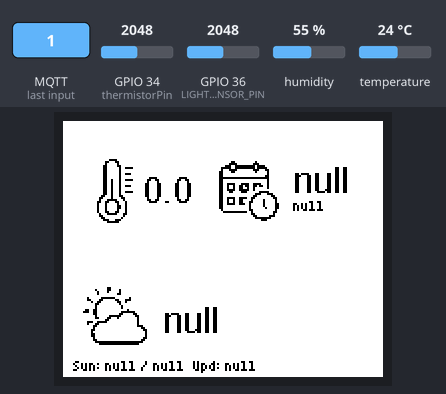
Bench run of a program on a simulated ESP32. Parts: 160×128 colour display. The test bench sets the inputs (shaded band); at power-on: GPIO 36 (LIGHT_SENSOR_PIN) = 2048, GPIO 34 (thermistorPin) = 2048, humidity 55 %, temperature 24 °C. WiFi joins after 1.5 s; servers stay silent unless stated; random numbers use the default seed unless the program sets one; no MQTT or app messages arrive unless stated; not simulated (calls return 0 or success): credentials.h; what the program prints to the serial monitor is not drawn.

3.4 s: MQTT message "1" arrives on the second subscribed topic
Above: at 5.8 s.
6.8 s: GPIO 36 (LIGHT_SENSOR_PIN) set to 2540
14.5 s: MQTT message "openweathermap" arrives on the first subscribed topic
17.8 s: GPIO 36 (LIGHT_SENSOR_PIN) set to 1228
23.9 s: MQTT message "1" arrives on the first subscribed topic
Timing chart, 0 to 26.9 s (numbered marks = the images above; inputs shaded):
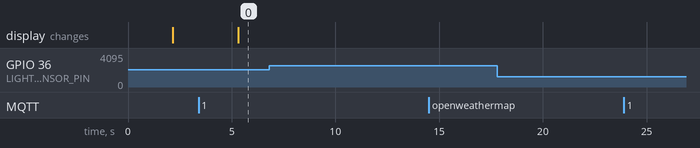

Measured:
- after the input at 3.4 s, the display: changes after 1.9 s (image 0)
- after the input at 6.8 s, every drawn part: stays the same
- after the input at 14.5 s, every drawn part: stays the same
- after the input at 17.8 s, every drawn part: stays the same
- after the input at 23.9 s, every drawn part: stays the same

The program:

main.cpp
```cpp
#include <Arduino.h>
#include <ArduinoJson.h>
#include <PubSubClient.h>
#include <DHT.h>
#include "wifimqtt.h"
#include "display.h"

//extern JsonDocument openweathermapDoc;

//extern einkDataTemplate einkData;


#define LIGHT_SENSOR_PIN 36 // GIOP36 (ADC0)

#define DHT11_PIN  26 // ESP32 pin GPIO26 connected to DHT11 sensor
DHT dht11(DHT11_PIN, DHT11);

// Thermistor setup
const int thermistorPin = 34;  // ADC Pin connected to the NTC Thermistor
const float referenceVoltage = 3.3;  // Reference voltage (3.3V)
const int seriesResistor = 10000;  // Series resistor value (10kΩ)
const float beta = 3950;  // Beta value for the thermistor (depends on the thermistor used)
const float tempNominal = 25.0;  // Nominal temperature at 25°C
const int resistanceNominal = 10000;  // Nominal resistance at 25°C (10kΩ)


void sendSensorsDataViaMQTT (float light, float themistorTEmp,float h, float tC, float tF) {

    Serial.print("Sending data via MQTT -> ");
    JsonDocument doc;
    doc["light"] = light;
    doc["thermistorTemp"] = themistorTEmp;
    doc["humidity"] = h;
    doc["tempC"] = tC;
    doc["tempF"] = tF;

    char buffer[256];
    serializeJson(doc, buffer);
    client.publish("sensors/data/weatherStation", buffer);

    return;
}

void setup() {
    // Serial communication at 115200 bits per second:
    Serial.begin(115200);

    // set the ADC attenuation to 11 dB (up to ~3.3V input)
    analogSetAttenuation(ADC_11db);

    dht11.begin(); // initialize the DHT11 sensor

    // Thermistor pin mode
    pinMode(thermistorPin, INPUT);

    connectAP();
    client.setServer(mqtt_server, 1883);
    client.setCallback(callback);


    // Display setup
    lcd.initR();      // Init ST7735S chip, black tab
    lcd.enableDisplay(true);        // Enable display
    lcd.setRotation(1);
    // Hello world
    //helloWorld();
    //delay(3000);
}

void loop() {
    if (!client.connected()) {
        reconnect();
    }
    if (!client.loop()) { // client not looping anymore with mqtt
        client.connect("ESP32-");
    }

    // reads the input on analog pin (value between 0 and 4095)
    int analogValue = analogRead(LIGHT_SENSOR_PIN);

    Serial.print("Analog Value = ");
    Serial.print(analogValue);

    // We'll have a few threshholds, qualitatively determined
    if (analogValue < 50) {
        Serial.println(" => Dark");
    } else if (analogValue < 500) {
        Serial.println(" => Dim");
    } else if (analogValue < 1500) {
        Serial.println(" => Light");
    } else if (analogValue < 2500) {
        Serial.println(" => Bright");
    } else {
        Serial.println(" => Very bright");
    }


    // Thermistor temperature calculation
    int adcValue = analogRead(thermistorPin);  // Read the ADC value (0-4095)
    float voltage = adcValue * (referenceVoltage / 4095.0);  // Convert ADC value to voltage
    float resistance = (seriesResistor * (referenceVoltage / voltage - 1));  // Calculate the resistance of the thermistor

    // Calculate temperature using the Steinhart-Hart equation or an approximation
    float thermistorTemperature = 1.0 / (log(resistance / resistanceNominal) / beta + 1.0 / (tempNominal + 273.15)) - 273.15;

    // Print the temperature in Celsius
    Serial.print("Temperature: ");
    Serial.print(thermistorTemperature);
    Serial.println(" C");


    // DHT11 sensor readings
    // read humidity
    float humi  = dht11.readHumidity();
    // read temperature in Celsius
    float tempC = dht11.readTemperature();
    // read temperature in Fahrenheit
    float tempF = dht11.readTemperature(true);

    // check whether the reading is successful or not
    if ( isnan(tempC) || isnan(tempF) || isnan(humi)) {
        Serial.println("Failed to read from DHT11 sensor!");

        sendSensorsDataViaMQTT(analogValue, thermistorTemperature,-1, -1, -1); // indicate error with -1 values
    } else {
        Serial.print("Humidity: ");
        Serial.print(humi);
        Serial.print("%");

        Serial.print("  |  ");

        Serial.print("Temperature: ");
        Serial.print(tempC);
        Serial.print("°C  ~  ");
        Serial.print(tempF);
        Serial.println("°F");

        // SendSensorsDataViaMQTT
        sendSensorsDataViaMQTT(analogValue, thermistorTemperature, humi, tempC, tempF);
    }


    // display update
    // lcd.fillScreen(ST7735_BLUE);
    // delay(3000);
    // lcd.fillScreen(ST7735_RED);
    // delay(3000);


    // showDisplayIcons();
    // if (einkData.show) {
    // Serial.println("Displaying e-ink data:");
    // Serial.println(einkData.temperature);
    // displayOpenWeathermap(einkData);
    // }
    // displayOpenWeathermap();
    // delay(3000);

    delay(3000);
}
```

display.h
```cpp
#include <Arduino.h>
#include <Adafruit_GFX.h>
#include <Adafruit_ST7735.h>

#include <GxEPD2_BW.h>
#include <GxEPD2_3C.h>
#include <GxEPD2_4C.h> // ...
#include <GxEPD2_7C.h> // ...
#include <Fonts/FreeMonoBold9pt7b.h> // ...
#include <Fonts/FreeSans9pt7b.h>
#include <Fonts/TomThumb.h>
#include "displayIcons.h"


// Define pins for the LCD
constexpr int Pin_LCD_CS = 5; //27;
constexpr int Pin_LCD_DC = 2; // A0 23;
constexpr int Pin_LCD_MOSI = 23; // 14;
constexpr int Pin_LCD_SCLK = 18; // 14;
constexpr int Pin_LCD_RST = 4; // 22;

// constexpr int Pin_LCD_MISO = 12;
// constexpr int Pin_LCD_MOSI = 13;

Adafruit_ST7735 lcd(Pin_LCD_CS, Pin_LCD_DC, Pin_LCD_MOSI, Pin_LCD_SCLK, Pin_LCD_RST);


// HelloWorld
const char HelloWorld[] = "Hello Mountus!";

void initDisplay()
{
  // initialize the ST7735; choose the initR/tab variant for your module if needed
  lcd.initR(INITR_BLACKTAB); // or INITR_144GREENTAB / other tab depending on module
  // lcd.setRotation(1);
  // lcd.fillScreen(ST7735_WHITE);
  // lcd.setFont(); // use default font; setFont(&FreeMonoBold9pt7b) if using GFX font
}

void helloWorld()
{
  lcd.setRotation(1);
  lcd.fillScreen(ST7735_WHITE);
  lcd.setFont(); // use default font; setFont(&FreeMonoBold9pt7b) if using GFX font
  lcd.setFont(&FreeMonoBold9pt7b);
  lcd.setTextColor(ST7735_BLACK);

  int16_t tbx, tby; uint16_t tbw, tbh;
  lcd.getTextBounds(HelloWorld, 0, 0, &tbx, &tby, &tbw, &tbh);
  uint16_t x = ((lcd.width() - tbw) / 2) - tbx;
  uint16_t y = ((lcd.height() - tbh) / 2) - tby;
  lcd.fillScreen(ST7735_WHITE);
  // Serial.println();
  // Serial.println("x: " + String(x) + " y: " + String(y));
  lcd.setCursor(x, y);
  lcd.print(HelloWorld);
}

void showDisplayIcons ()
{
  // Placeholder for displaying icons on the LCD
  lcd.setRotation(1);
  // lcd.fillScreen(ST7735_WHITE);
  //
  // lcd.setTextColor(ST7735_BLACK);
  //
  // lcd.drawBitmap(0, 0, (const uint8_t*)displayIcons, 160, 128, ST7735_BLACK);
  // bitmap uses 1-bits for background — draw inverted:
  lcd.fillScreen(ST7735_BLACK);
  lcd.drawBitmap(0, 0, (const uint8_t*)displayIcons, 160, 128, ST7735_WHITE);

  // Add display text next to icons
  lcd.setFont(&FreeSans9pt7b);
  lcd.setTextColor(GxEPD_BLACK);
  lcd.setCursor(40, 40);
  lcd.print("25");

  lcd.setCursor(115, 35);
  lcd.print("Sun");

  lcd.setCursor(50, 105);
  lcd.print("Cloudy");

  lcd.setFont(&TomThumb);
  lcd.setCursor(115, 45);
  lcd.print("09/11/25");


   delay(10000);

}


void displayOpenWeathermap(const einkDataTemplate &einkData)
{

  // Placeholder for displaying data from OpenWeathermap
  lcd.fillScreen(ST7735_BLACK);
  lcd.drawBitmap(0, 0, (const uint8_t*)displayIcons, 160, 128, ST7735_WHITE);

  // Add display text next to icons
  lcd.setFont(&FreeSans9pt7b);
  lcd.setTextColor(GxEPD_BLACK);
  lcd.setCursor(40, 40);
  lcd.print(einkData.temperature);

  lcd.setCursor(115, 35);
  lcd.print(einkData.day);

  lcd.setCursor(50, 105);
  lcd.print(einkData.weatherDescription);

  lcd.setFont(&TomThumb);
  lcd.setCursor(115, 45);
  lcd.print(einkData.date);

  lcd.setFont(&TomThumb);
  lcd.setCursor(5, 125);
  String lastRow = "Sun: " + einkData.sunrise + " / " + einkData.sunset + "  Upd: " + einkData.update;
  lcd.print(lastRow);


   delay(5000);
}
```

wifimqtt.h
```cpp
#include <Arduino.h>
#include <ArduinoJson.h>
#include <PubSubClient.h>
#include <WiFi.h>
#include "credentials.h"


struct einkDataTemplate {
    String temperature;
    String weatherDescription;
    String day;
    String date;
    String humidity;
    String sunrise;
    String sunset;
    String update;
    bool show;
} einkData;

extern void displayOpenWeathermap(const einkDataTemplate &einkData);


// MQTT Broker settings
String clientId = "ESP32-";
const char* mqtt_server = "54.242.182.252";
const char *mqttUser = "pealsen";
const char *mqttPassword = "Pealsen#17";
WiFiClient espClient;
PubSubClient client(espClient);

void reconnect() {
    // Loop until we're reconnected
    while (!client.connected()) {
    Serial.println("Attempting MQTT connection...");

    // Create a random client ID
    clientId += String(random(0xffff), HEX);

    // Attempt to connect
    if (client.connect(clientId.c_str(), mqttUser, mqttPassword)) {
        Serial.println("connected to MQTT");
        // Once connected, publish an announcement...

        // OUR specific subscription
        client.subscribe("sensors/data/weatherStation");
        client.subscribe("openweathermap");

    } else {
        Serial.print("failed, rc=");
        Serial.print(client.state());
        Serial.println(" try again in 5 seconds");
        // Wait 5 seconds before retrying
        delay(5000);
    }
    }
}


void callback(char* topic, byte* payload, unsigned int length) {
    // Serial.print("Message arrived [");

    String messageTemp;
    for (int i = 0; i < length; i++) {
        // Serial.print((char)payload[i]);
        messageTemp += (char)payload[i];
    }
    // Serial.println();

    if (String(topic) == "sensors/data/weatherStation") {
        Serial.print("Message from weatherStation: ");
        Serial.println(messageTemp);

        // Stream& input;

        JsonDocument doc;

        DeserializationError error = deserializeJson(doc, messageTemp);

        if (error) {
            Serial.print("deserializeJson() failed: ");
            Serial.println(error.c_str());
            return;
        }

        // const char* device = doc["device"]; // "ESP32 is a good MCU"
        // int temperature = doc["temperature"]; // 33
        // int humidity = doc["humidity"]; // 90
        // int lux = doc["lux"]; // 643

        // String output = String("Device: ") + String(device) + String(", Temp: ") + String(temperature) + String(", Humidity: ") + String(humidity) + String(", Lux: ") + String(lux);
        // Serial.println(output);

    }

    if (String(topic) == "openweathermap") {
        Serial.print("Message from OpenWeathermap: ");
        Serial.println(messageTemp);
        // Further processing can be done here
        // Stream& input;

        JsonDocument doc;

        DeserializationError error = deserializeJson(doc, messageTemp);

        if (error) {
            Serial.print("deserializeJson() failed: ");
            Serial.println(error.c_str());
            return;
        }

        float temperature = doc["temperature"]; // -2.3
        int humidity = doc["humidity"]; // 89
        String description = doc["description"]; // "overcast clouds"
        String day = doc["day"]; // "MON"
        String date = doc["date"]; // "10/11/25"
        String sunrise = doc["sunrise"]; // "6:55"
        String sunset = doc["sunset"]; // "16:38"
        String update = doc["update"]; // "23:30"
        bool show = doc["show"]; // false

        einkData.temperature = String(temperature, 1);
        einkData.humidity = String(humidity);
        einkData.weatherDescription = description;
        einkData.day = day;
        einkData.date = date;
        einkData.sunrise = sunrise;
        einkData.sunset = sunset;
        einkData.update = update;
        einkData.show = show;


        if (show) {
            Serial.println("Updating e-ink display with new data...");
            // Call your function to update the e-ink display here
            displayOpenWeathermap(einkData);
        }
        else {
            Serial.println("Display update not required (show=false).");
            // Optionally, clear the screen if 'show' is false
            // lcd.fillScreen(ST7735_BLACK);
            displayOpenWeathermap(einkData);
        }

    }


}

void connectAP() {
    Serial.println("Connecting to my WiFi...");
    WiFi.begin(ssid, wifiPwd);
    byte count = 0;

    while (WiFi.status() != WL_CONNECTED)
    {
        delay(1000);
        Serial.print(".");
        count++;

        if(count > 30)
            ESP.restart();

    }
    // Add success message:
    Serial.println("\nWiFi Connected!");
    Serial.print("IP Address: ");
    Serial.println(WiFi.localIP());

}
```

Source omitted: displayIcons.h (data table, 15757 bytes)
